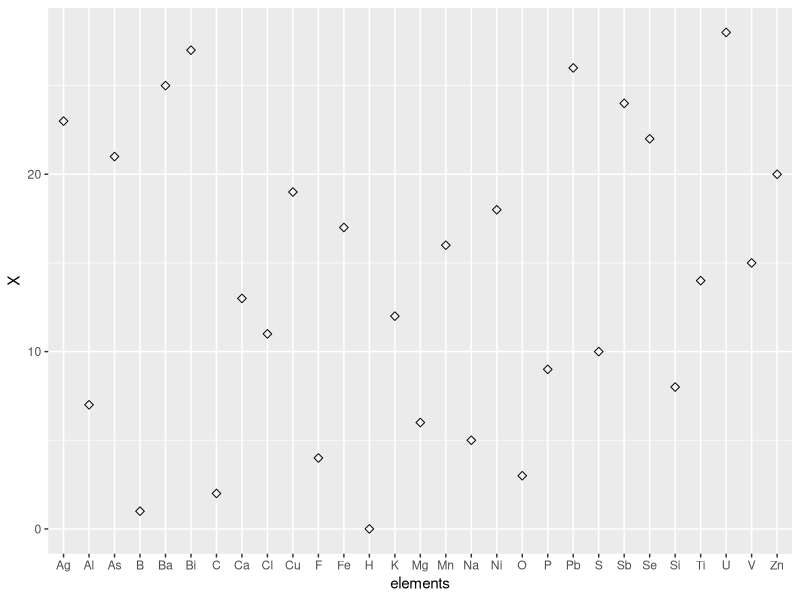
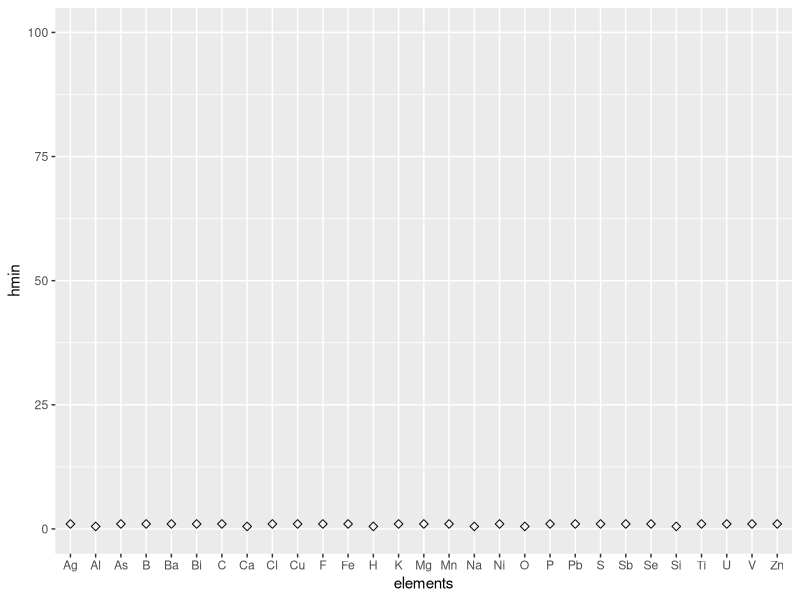
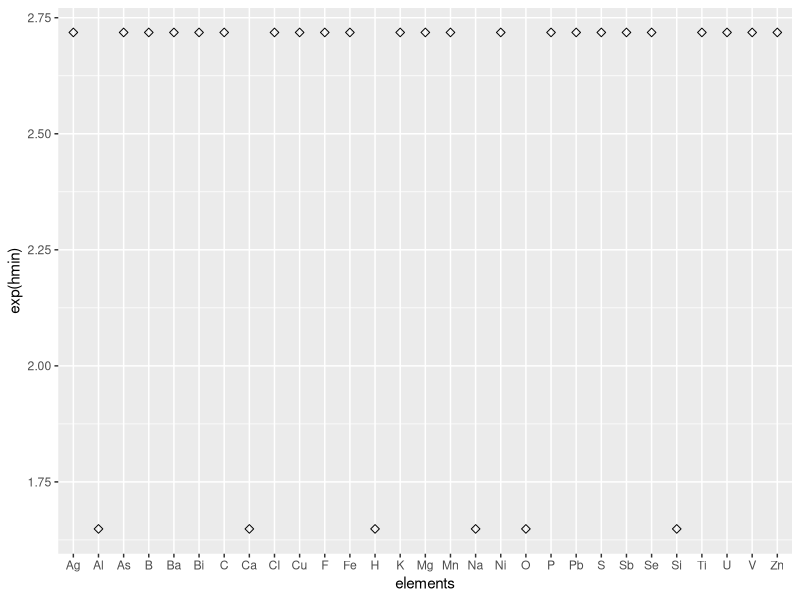
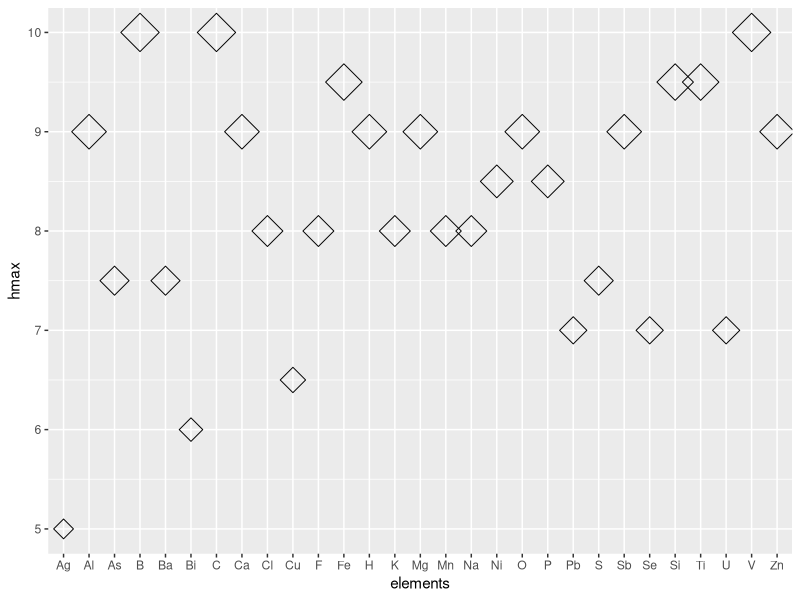

The R source for these figures, in order:
## ---- chunk 1
#| code-fold: true
#| code-summary: "Code"
#| output: false
library(tidyverse)
# result <- read.csv(file = 'total_elements_mindat.csv')
df_72 <- read.csv(file = 'hardness.csv')
df_30 <- read.csv(file = 'hardness_30.csv')
## ---- chunk 2
head(df_30)
ggplot(df_30, aes(x=elements, y=X)) +
  geom_point(size=2, shape=23)
## ---- chunk 3
head(df_30)
ggplot(df_30, aes(x=elements, y=hmin)) +
  ylim(0, 100) +
  geom_point(size=2, shape=23)
## ---- chunk 4
head(df_30)
ggplot(df_30, aes(x=elements, y=exp(hmin))) +
  geom_point(size=2, shape=23)
  #scale_y_continuous(trans='log2')

## ---- chunk 5
head(df_30)
ggplot(df_30, aes(x=elements, y=hmax)) +
  geom_point(size=df_30$hmax, shape=23)
